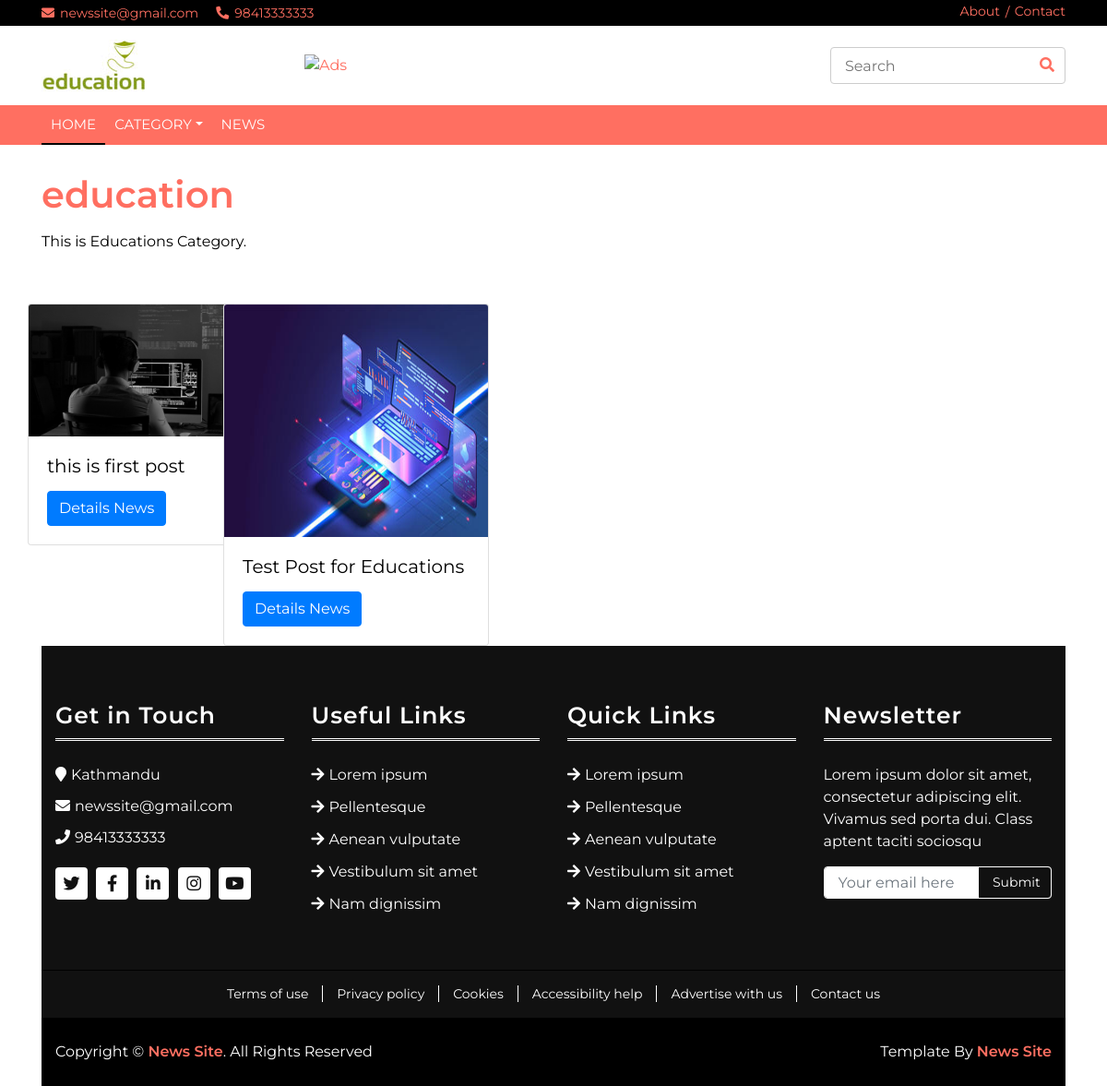
Screenshot of /category/education with the database file from the repository.
### blog/models.py (models this page shows, shortened)
class ProjectSettings(models.Model):
    name = models.CharField(max_length=255, unique=True)
    email = models.EmailField(max_length=200, unique=True)
    address = models.CharField(max_length=255)
    phone = models.CharField(max_length=100)
    logo = models.ImageField(upload_to='blog', blank=True, null=True)

class Category(models.Model):
    category_name = models.CharField(max_length=100,unique=True)
    slug = models.SlugField(max_length=100,unique=True)
    description = RichTextField()

class Post(models.Model):
    author = models.ForeignKey('auth.User', on_delete=models.CASCADE)
    category = models.ForeignKey('Category', on_delete=models.CASCADE)
    date_posted = models.DateTimeField(auto_now_add=True)
    title = models.CharField(max_length=100)
    slug = models.SlugField(max_length=100, unique=True)
    image = models.ImageField(upload_to='blog/', blank=True, null=True)
    content = models.TextField()
    page_views = models.IntegerField(default=0)

### blog/views.py (the view)
# urls.py: path('category/<slug>', views.category_view, name='category')
def category_view(request, slug):
    data={
        'categoryData': Category.objects.get(slug=slug),
    }
    return render(request, 'pages/news/category.html', data)

### blog/general.py (called while the page is built)
def data_pass(request):
    data={
        'categoryMenuData': Category.objects.all(),
        'settingData': ProjectSettings.objects.last()
    }
    return data

### templates/pages/news/category.html (shortened to what this page needs)
{% extends 'master/master.html' %}
{% block content %}
    <div class="container" style="margin-top: 30px">
        <div class="row">
            <div class="col-md-12">
                <h1><a href="">{{ categoryData.category_name }}</a> </h1>
                <p>
                    {{ categoryData.description |safe}}
                </p>
        </div>
            <div class="row" style="margin-top: 40px;">
            {% for news in categoryData.post_set.all %}
            <div class="col-md-4">
                <div class="card" style="width: 18rem;">
                    {% if news.image %}
                    <img src=" {{ news.image.url }} " class="card-img-top"  alt="Card image cap">
                    {% endif %}
                    <div class="card-body">
                        <h5 class="card-title">{{ news.title }}</h5>
                        <a href="{% url 'details' news.slug %}" class="btn btn-primary">Details News</a>
                   </div>
                </div>
            </div>
            {% endfor %}
    </div>
    </div>
{% endblock %}

### templates/master/master.html
{% include 'layouts/header.html' %}
{% block content %}  {% endblock %}
{% include 'layouts/footer.html' %}

### templates/layouts/header.html (shortened to what this page needs)
<!DOCTYPE html>
{% load static %}
<html lang="en">
    <head>
        <link href="https://stackpath.bootstrapcdn.com/bootstrap/4.4.1/css/bootstrap.min.css" rel="stylesheet">
        <link href="https://cdnjs.cloudflare.com/ajax/libs/font-awesome/5.10.0/css/all.min.css" rel="stylesheet">
        <link href="{% static 'lib/slick/slick.css' %}" rel="stylesheet">
        <link href="{% static 'lib/slick/slick-theme.css' %}" rel="stylesheet">
        <link href="{% static 'css/style.css' %}" rel="stylesheet">
    </head>
    <body>
        <div class="top-bar">
            <div class="container">
                <div class="row">
                    <div class="col-md-6">
                        <div class="tb-contact">
                            <p><i class="fas fa-envelope"></i>{{ settingData.email }}</p>
                            <p><i class="fas fa-phone-alt"></i>{{ settingData.phone }}</p>
                        </div>
                    </div>
                    <div class="col-md-6">
                        <div class="tb-menu">
                            <a href="{% url 'about' %}">About</a>
                            <a href="{% url 'contact' %}">Contact</a>
                        </div>
                    </div>
                </div>
            </div>
        </div>
        <div class="brand">
            <div class="container">
                <div class="row align-items-center">
                    <div class="col-lg-3 col-md-4">
                        <div class="b-logo">
                            {% if settingData.logo %}
                            <a href="{% url 'index' %}">
                                <img src="{{ settingData.logo.url }}" alt="Logo">
                            </a>
                            {% endif %}
                        </div>
                    </div>
                    <div class="col-lg-6 col-md-4">
                        <div class="b-ads">
                            <a href="https://htmlcodex.com">
                                <img src="#" alt="Ads">
                            </a>
                        </div>
                    </div>
                    <div class="col-lg-3 col-md-4">
                        <div class="b-search">
                            <input type="text" placeholder="Search">
                            <button><i class="fa fa-search"></i></button>
                        </div>
                    </div>
                </div>
            </div>
        </div>
        <div class="nav-bar">
            <div class="container">
                <nav class="navbar navbar-expand-md bg-dark navbar-dark">
                    <div class="collapse navbar-collapse justify-content-between" id="navbarCollapse">
                        <div class="navbar-nav mr-auto">
                            <a href="{% url 'index' %}" class="nav-item nav-link active">Home</a>
                            <div class="nav-item dropdown">
                                <a href="#" class="nav-link dropdown-toggle" data-toggle="dropdown">Category</a>
                            </div>
                            <a href="{% url 'news' %}" class="nav-item nav-link">News</a>
                        </div>
                    </div>
                </nav>
            </div>
        </div>

### templates/layouts/footer.html (shortened to what this page needs)
{% load static %}
 <div class="footer">
            <div class="container">
                <div class="row">
                    <div class="col-lg-3 col-md-6">
                        <div class="footer-widget">
                            <h3 class="title">Get in Touch</h3>
                            <div class="contact-info">
                                <p><i class="fa fa-map-marker"></i>{{ settingData.address }}</p>
                                <p><i class="fa fa-envelope"></i>{{ settingData.email }}</p>
                                <p><i class="fa fa-phone"></i>{{ settingData.phone }}</p>
                                <div class="social">
                                    <a href=""><i class="fab fa-twitter"></i></a>
                                    <a href=""><i class="fab fa-facebook-f"></i></a>
                                    <a href=""><i class="fab fa-linkedin-in"></i></a>
                                    <a href=""><i class="fab fa-instagram"></i></a>
                                    <a href=""><i class="fab fa-youtube"></i></a>
                                </div>
                            </div>
                        </div>
                    </div>
                    <div class="col-lg-3 col-md-6">
                        <div class="footer-widget">
                            <h3 class="title">Useful Links</h3>
                            <ul>
                                <li><a href="#">Lorem ipsum</a></li>
                                <li><a href="#">Pellentesque</a></li>
                                <li><a href="#">Aenean vulputate</a></li>
                                <li><a href="#">Vestibulum sit amet</a></li>
                                <li><a href="#">Nam dignissim</a></li>
                            </ul>
                        </div>
                    </div>
                    <div class="col-lg-3 col-md-6">
                        <div class="footer-widget">
                            <h3 class="title">Quick Links</h3>
                            <ul>
                                <li><a href="#">Lorem ipsum</a></li>
                                <li><a href="#">Pellentesque</a></li>
                                <li><a href="#">Aenean vulputate</a></li>
                                <li><a href="#">Vestibulum sit amet</a></li>
                                <li><a href="#">Nam dignissim</a></li>
                            </ul>
                        </div>
                    </div>
                    <div class="col-lg-3 col-md-6">
                        <div class="footer-widget">
                            <h3 class="title">Newsletter</h3>
                            <div class="newsletter">
                                <p>
                                    Lorem ipsum dolor sit amet, consectetur adipiscing elit. Vivamus sed porta dui. Class aptent taciti sociosqu
                                </p>
                                <form>
                                    <input class="form-control" type="email" placeholder="Your email here">
                                    <button class="btn">Submit</button>
                                </form>
                            </div>
                        </div>
                    </div>
                </div>
            </div>
        </div>
        <div class="footer-menu">
            <div class="container">
                <div class="f-menu">
                    <a href="">Terms of use</a>
                    <a href="">Privacy policy</a>
                    <a href="">Cookies</a>
                    <a href="">Accessibility help</a>
                    <a href="">Advertise with us</a>
                    <a href="">Contact us</a>
                </div>
            </div>
        </div>
        <div class="footer-bottom">
            <div class="container">
                <div class="row">
                    <div class="col-md-6 copyright">
                        <p>Copyright &copy; <a href="">{{ settingData.name }}</a>. All Rights Reserved</p>
                    </div>
                    <div class="col-md-6 template-by">
                        <p>Template By <a href="">{{ settingData.name }}</a></p>
                    </div>
                </div>
            </div>
        </div>
    </body>
</html>
</body>
</html>

### rows the page displays
ProjectSettings: email "newssite@gmail.com", phone "98413333333", logo (picture), address "Kathmandu", name "News Site"
Category: category_name "education", description "This is Educations Category."
Post: image (picture), title "this is first post"
Post: image (picture), title "Test Post for Educations"
